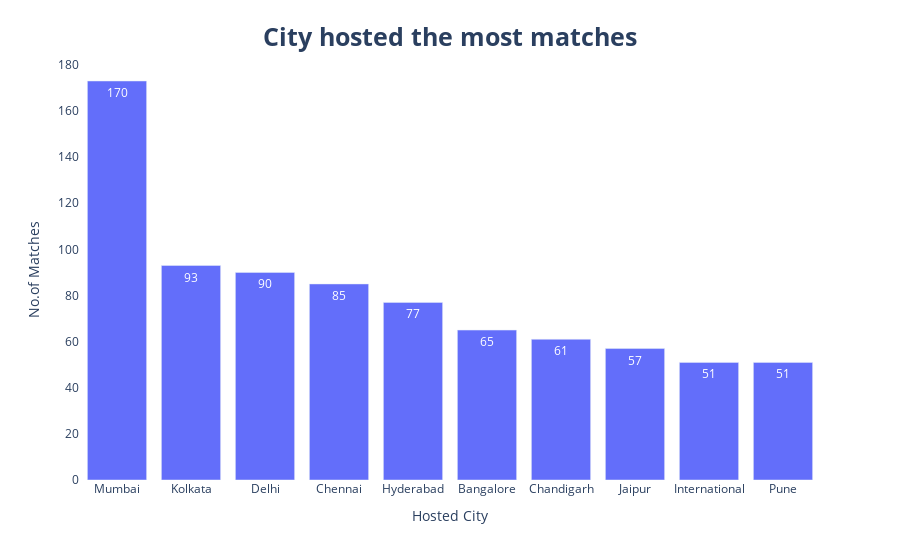

Notebook cell for this chart:
### Markdown cell above
# Most matches hosted city

### Code cell
city_matches = Df_matches['city'].value_counts().to_frame()

city_matches = city_matches.reset_index(names='match Count')

fig = px.bar(city_matches.head(10),text_auto='0.2s',y='count',x='match Count',labels={'match Count':'Hosted City','count':'No.of Matches'})

fig.update_layout(title={
    'text':"City hosted the most matches",
    'x':0.5,
    'y':0.95,
    'xanchor':'center',
    'yanchor':'top',
    'font':{
        'size':25,
        'weight':'bold'
    }
},showlegend=False,
plot_bgcolor='white')

fig.show()

### Figure 1 — Plotly figure (JSON) as saved in the notebook; plotly's stock layout.template omitted (floating-point values rounded to 4 significant figures)
{"data": [{"alignmentgroup": "True", "hovertemplate": "Hosted City=%{x}<br>No.of Matches=%{y}<extra></extra>", "legendgroup": "", "marker": {"color": "#636efa", "pattern": {"shape": ""}}, "name": "", "offsetgroup": "", "orientation": "v", "showlegend": false, "textposition": "auto", "texttemplate": "%{y:0.2s}", "type": "bar", "x": ["Mumbai", "Kolkata", "Delhi", "Chennai", "Hyderabad", "Bangalore", "Chandigarh", "Jaipur", "International", "Pune"], "xaxis": "x", "y": [173, 93, 90, 85, 77, 65, 61, 57, 51, 51], "yaxis": "y"}], "layout": {"barmode": "relative", "legend": {"tracegroupgap": 0}, "margin": {"t": 60}, "plot_bgcolor": "white", "showlegend": false, "title": {"font": {"size": 25, "weight": "bold"}, "text": "City hosted the most matches", "x": 0.5, "xanchor": "center", "y": 0.95, "yanchor": "top"}, "xaxis": {"anchor": "y", "domain": [0, 1], "title": {"text": "Hosted City"}}, "yaxis": {"anchor": "x", "domain": [0, 1], "title": {"text": "No.of Matches"}}}}
